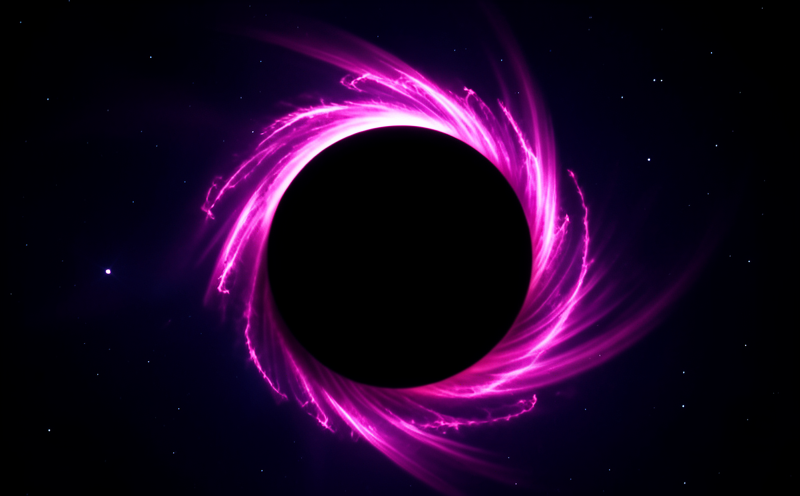
#> input picture site/scripts/sources/blackhole.png, 800 x 496 px
$ python -i raster.py   (imports and definitions only)
#> lines starting #> are read from the running program, lines starting #| are printed output that depends on the picture
#> further down, picture is the input picture: PIL image 800x496 RGB; mean R, G, B 28.5, 5.7, 36.3
"""Fit pictures to the symbol grid."""

import numpy as np
import numpy.typing as npt
from PIL import Image, ImageEnhance, ImageOps

RGBImage = npt.NDArray[np.uint8]
"""Pixels shaped (height, width, 3)."""

AUTOCONTRAST_CUTOFF = 1.0
"""Percent of the darkest and brightest pixels clipped when stretching contrast."""
SATURATION = 1.25
"""Color boost; symbols cover only part of a cell, so they need richer color."""


def fit_image(
    image: Image.Image,
    width: int,
    height: int,
    resample: Image.Resampling = Image.Resampling.LANCZOS,
) -> RGBImage:
    """Scale `image` to cover exactly `width` x `height` pixels and center-crop it.

    A window whose shape differs from the picture loses a little of the picture's
    edges instead of showing empty bars or a stretched image. A live camera frame
    takes a cheaper `resample` than a picture does.
    """
    if width <= 0 or height <= 0:
        raise ValueError(f"canvas must be positive, got {width}x{height}")
    fitted = ImageOps.fit(image.convert("RGB"), (width, height), method=resample)
    return np.asarray(fitted, dtype=np.uint8)


def letterbox(image: Image.Image, width: int, height: int) -> Image.Image:
    """`image` scaled to fit inside `width` x `height` and centered on black.

    A picture shown as it is keeps all of itself, where a painting fills the grid;
    transparent parts become black, the terminal's own background.
    """
    if width <= 0 or height <= 0:
        raise ValueError(f"canvas must be positive, got {width}x{height}")
    layer = ImageOps.contain(
        image.convert("RGBA"), (width, height), method=Image.Resampling.LANCZOS
    )
    canvas = Image.new("RGB", (width, height), (0, 0, 0))
    corner = ((width - layer.width) // 2, (height - layer.height) // 2)
    canvas.paste(layer, corner, layer)
    return canvas


def enhance(image: Image.Image) -> Image.Image:
    """Stretch contrast and boost color so a photo reads well as colored text."""
    stretched = ImageOps.autocontrast(image.convert("RGB"), cutoff=AUTOCONTRAST_CUTOFF)
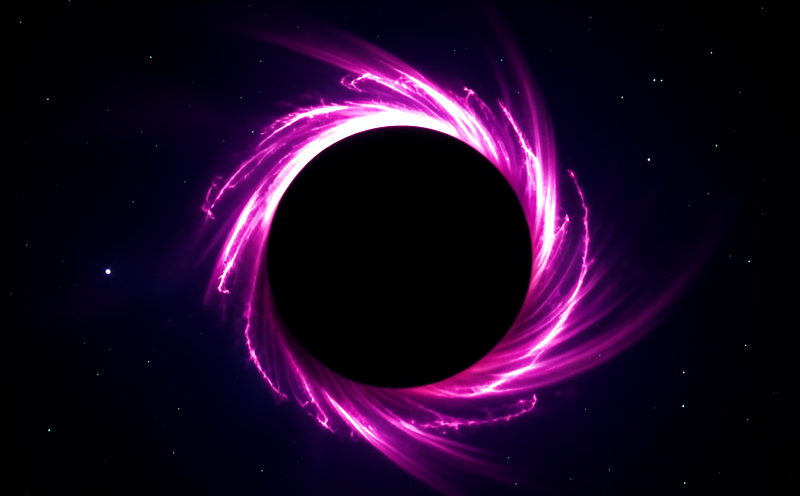
#> stretched: PIL image 800x496 RGB; mean R, G, B 28.5, 7.9, 36.3
    return ImageEnhance.Color(stretched).enhance(SATURATION)
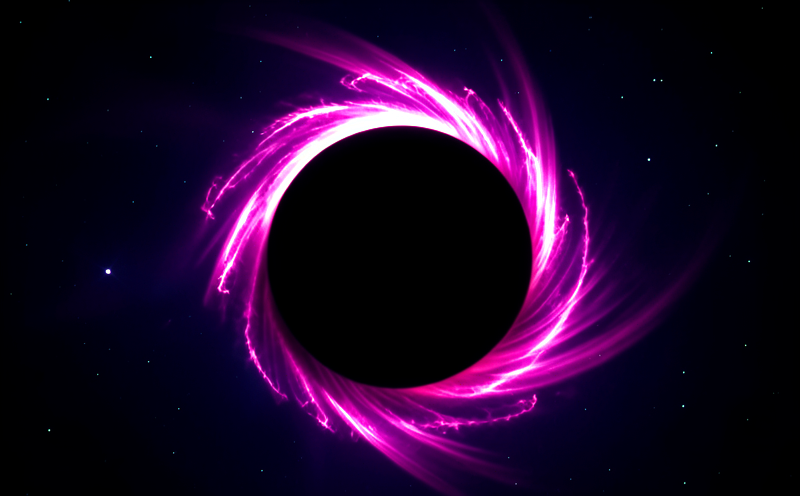
#> returned value: PIL image 800x496 RGB; mean R, G, B 30.8, 6.5, 40.8

>>> from PIL import Image
>>> picture = Image.open('../../site/scripts/sources/blackhole.png')
>>> result = enhance(picture)

$ run again, on site/scripts/sources/comet.png
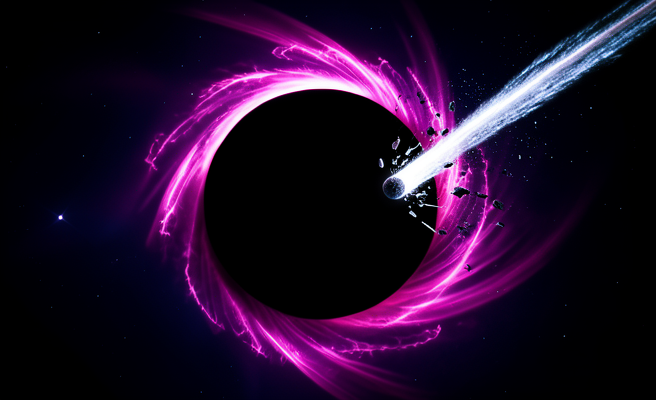
#> input picture site/scripts/sources/comet.png, 656 x 400 px
#> picture is the input picture: PIL image 656x400 RGB; mean R, G, B 34.6, 12.7, 42.1
#> in enhance, `return ImageEnhance.Color(stretched).enhance(SATURATION)`:
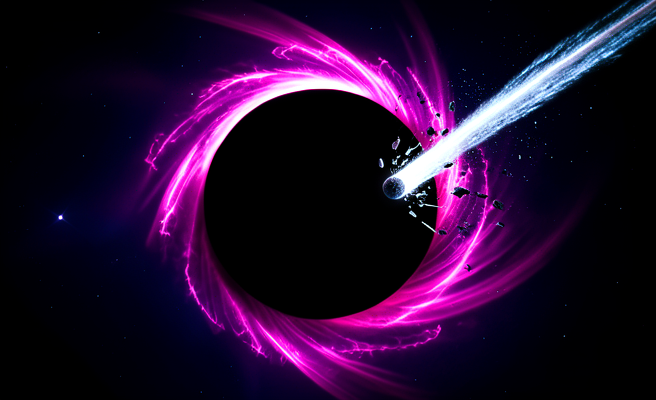
#> returned value: PIL image 656x400 RGB; mean R, G, B 37.2, 11.9, 47
